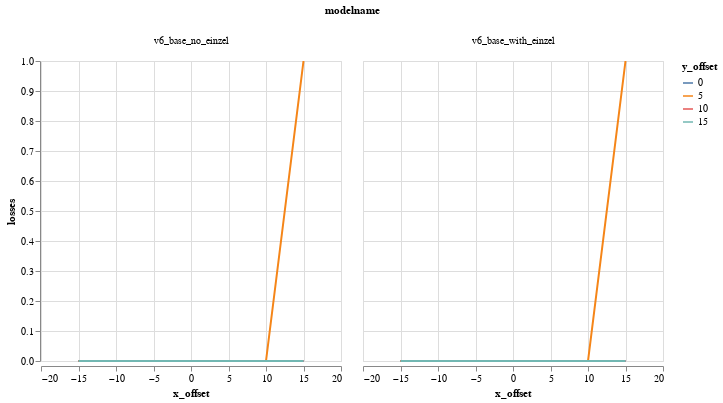

The notebook cell saved with this chart:
### Code cell
alt.Chart(DATA).mark_line().encode(
    column="modelname",
    color='y_offset:N',
    x='x_offset',
    y='losses',
)

### Figure 1 — Vega-Lite specification as saved in the notebook (floating-point values rounded to 4 significant figures)
{"$schema": "https://vega.github.io/schema/vega-lite/v1.2.1.json", "data": {"values": [{"Unnamed: 0": 0, "losses": 0, "modelname": "v6_base_no_einzel", "relbeta": 0.002308, "sourceID": 16777222, "sourceName": "x_-15_y_0", "x_emittance": 1.656, "x_emittance_rel": 1.021, "x_norm_emittance": 0.003823, "x_offset": -15, "y_emittance": 1.571, "y_emittance_rel": 0.9994, "y_norm_emittance": 0.003627, "y_offset": 0}, {"Unnamed: 0": 1, "losses": 0, "modelname": "v6_base_no_einzel", "relbeta": 0.002308, "sourceID": 16777229, "sourceName": "x_-15_y_5", "x_emittance": 1.624, "x_emittance_rel": 1.019, "x_norm_emittance": 0.003748, "x_offset": -15, "y_emittance": 1.598, "y_emittance_rel": 1.003, "y_norm_emittance": 0.003689, "y_offset": 5}, {"Unnamed: 0": 2, "losses": 0, "modelname": "v6_base_no_einzel", "relbeta": 0.002308, "sourceID": 16777236, "sourceName": "x_-15_y_10", "x_emittance": 1.651, "x_emittance_rel": 1.021, "x_norm_emittance": 0.003811, "x_offset": -15, "y_emittance": 1.607, "y_emittance_rel": 1.006, "y_norm_emittance": 0.00371, "y_offset": 10}, {"Unnamed: 0": 3, "losses": 0, "modelname": "v6_base_no_einzel", "relbeta": 0.002308, "sourceID": 16777243, "sourceName": "x_-15_y_15", "x_emittance": 1.737, "x_emittance_rel": 1.04, "x_norm_emittance": 0.00401, "x_offset": -15, "y_emittance": 1.665, "y_emittance_rel": 1.002, "y_norm_emittance": 0.003842, "y_offset": 15}, {"Unnamed: 0": 4, "losses": 0, "modelname": "v6_base_no_einzel", "relbeta": 0.002308, "sourceID": 16777220, "sourceName": "x_-10_y_0", "x_emittance": 1.594, "x_emittance_rel": 1.001, "x_norm_emittance": 0.003681, "x_offset": -10, "y_emittance": 1.552, "y_emittance_rel": 0.9996, "y_norm_emittance": 0.003583, "y_offset": 0}, {"Unnamed: 0": 5, "losses": 0, "modelname": "v6_base_no_einzel", "relbeta": 0.002308, "sourceID": 16777227, "sourceName": "x_-10_y_5", "x_emittance": 1.609, "x_emittance_rel": 0.9974, "x_norm_emittance": 0.003714, "x_offset": -10, "y_emittance": 1.582, "y_emittance_rel": 1.001, "y_norm_emittance": 0.003652, "y_offset": 5}, {"Unnamed: 0": 6, "losses": 0, "modelname": "v6_base_no_einzel", "relbeta": 0.002308, "sourceID": 16777234, "sourceName": "x_-10_y_10", "x_emittance": 1.488, "x_emittance_rel": 1.001, "x_norm_emittance": 0.003435, "x_offset": -10, "y_emittance": 1.669, "y_emittance_rel": 1.002, "y_norm_emittance": 0.003854, "y_offset": 10}, {"Unnamed: 0": 7, "losses": 0, "modelname": "v6_base_no_einzel", "relbeta": 0.002308, "sourceID": 16777241, "sourceName": "x_-10_y_15", "x_emittance": 1.454, "x_emittance_rel": 1.003, "x_norm_emittance": 0.003356, "x_offset": -10, "y_emittance": 1.636, "y_emittance_rel": 1.001, "y_norm_emittance": 0.003776, "y_offset": 15}, {"Unnamed: 0": 8, "losses": 0, "modelname": "v6_base_no_einzel", "relbeta": 0.002308, "sourceID": 16777218, "sourceName": "x_-5_y_0", "x_emittance": 1.679, "x_emittance_rel": 1.001, "x_norm_emittance": 0.003875, "x_offset": -5, "y_emittance": 1.718, "y_emittance_rel": 1.0, "y_norm_emittance": 0.003966, "y_offset": 0}, {"Unnamed: 0": 9, "losses": 0, "modelname": "v6_base_no_einzel", "relbeta": 0.002308, "sourceID": 16777225, "sourceName": "x_-5_y_5", "x_emittance": 1.525, "x_emittance_rel": 1.001, "x_norm_emittance": 0.003521, "x_offset": -5, "y_emittance": 1.63, "y_emittance_rel": 1.002, "y_norm_emittance": 0.003762, "y_offset": 5}, {"Unnamed: 0": 10, "losses": 0, "modelname": "v6_base_no_einzel", "relbeta": 0.002308, "sourceID": 16777232, "sourceName": "x_-5_y_10", "x_emittance": 1.517, "x_emittance_rel": 1.004, "x_norm_emittance": 0.003503, "x_offset": -5, "y_emittance": 1.553, "y_emittance_rel": 1.005, "y_norm_emittance": 0.003584, "y_offset": 10}, {"Unnamed: 0": 11, "losses": 0, "modelname": "v6_base_no_einzel", "relbeta": 0.002308, "sourceID": 16777239, "sourceName": "x_-5_y_15", "x_emittance": 1.711, "x_emittance_rel": 1.011, "x_norm_emittance": 0.003949, "x_offset": -5, "y_emittance": 1.513, "y_emittance_rel": 1.006, "y_norm_emittance": 0.003493, "y_offset": 15}, {"Unnamed: 0": 12, "losses": 0, "modelname": "v6_base_no_einzel", "relbeta": 0.002308, "sourceID": 16777216, "sourceName": "x_0_y_0", "x_emittance": 1.542, "x_emittance_rel": 1.001, "x_norm_emittance": 0.00356, "x_offset": 0, "y_emittance": 1.537, "y_emittance_rel": 1.0, "y_norm_emittance": 0.003548, "y_offset": 0}, {"Unnamed: 0": 13, "losses": 0, "modelname": "v6_base_no_einzel", "relbeta": 0.002308, "sourceID": 16777223, "sourceName": "x_0_y_5", "x_emittance": 1.539, "x_emittance_rel": 0.9989, "x_norm_emittance": 0.003552, "x_offset": 0, "y_emittance": 1.544, "y_emittance_rel": 1.006, "y_norm_emittance": 0.003564, "y_offset": 5}, {"Unnamed: 0": 14, "losses": 0, "modelname": "v6_base_no_einzel", "relbeta": 0.002308, "sourceID": 16777230, "sourceName": "x_0_y_10", "x_emittance": 1.421, "x_emittance_rel": 1.013, "x_norm_emittance": 0.00328, "x_offset": 0, "y_emittance": 1.488, "y_emittance_rel": 1.009, "y_norm_emittance": 0.003435, "y_offset": 10}, {"Unnamed: 0": 15, "losses": 0, "modelname": "v6_base_no_einzel", "relbeta": 0.002308, "sourceID": 16777237, "sourceName": "x_0_y_15", "x_emittance": 1.825, "x_emittance_rel": 1.032, "x_norm_emittance": 0.004213, "x_offset": 0, "y_emittance": 1.666, "y_emittance_rel": 1.033, "y_norm_emittance": 0.003846, "y_offset": 15}, {"Unnamed: 0": 16, "losses": 0, "modelname": "v6_base_no_einzel", "relbeta": 0.002308, "sourceID": 16777217, "sourceName": "x_5_y_0", "x_emittance": 1.559, "x_emittance_rel": 1.006, "x_norm_emittance": 0.003598, "x_offset": 5, "y_emittance": 1.677, "y_emittance_rel": 1.002, "y_norm_emittance": 0.003872, "y_offset": 0}, {"Unnamed: 0": 17, "losses": 0, "modelname": "v6_base_no_einzel", "relbeta": 0.002308, "sourceID": 16777224, "sourceName": "x_5_y_5", "x_emittance": 1.616, "x_emittance_rel": 1.009, "x_norm_emittance": 0.003731, "x_offset": 5, "y_emittance": 1.479, "y_emittance_rel": 1.004, "y_norm_emittance": 0.003414, "y_offset": 5}, {"Unnamed: 0": 18, "losses": 0, "modelname": "v6_base_no_einzel", "relbeta": 0.002308, "sourceID": 16777231, "sourceName": "x_5_y_10", "x_emittance": 1.529, "x_emittance_rel": 1.045, "x_norm_emittance": 0.003529, "x_offset": 5, "y_emittance": 1.598, "y_emittance_rel": 1.003, "y_norm_emittance": 0.00369, "y_offset": 10}, {"Unnamed: 0": 19, "losses": 0, "modelname": "v6_base_no_einzel", "relbeta": 0.002308, "sourceID": 16777238, "sourceName": "x_5_y_15", "x_emittance": 1.68, "x_emittance_rel": 1.051, "x_norm_emittance": 0.003879, "x_offset": 5, "y_emittance": 1.611, "y_emittance_rel": 1.024, "y_norm_emittance": 0.003719, "y_offset": 15}, {"Unnamed: 0": 20, "losses": 0, "modelname": "v6_base_no_einzel", "relbeta": 0.002308, "sourceID": 16777219, "sourceName": "x_10_y_0", "x_emittance": 1.562, "x_emittance_rel": 1.028, "x_norm_emittance": 0.003607, "x_offset": 10, "y_emittance": 1.603, "y_emittance_rel": 1.002, "y_norm_emittance": 0.0037, "y_offset": 0}, {"Unnamed: 0": 21, "losses": 0, "modelname": "v6_base_no_einzel", "relbeta": 0.002308, "sourceID": 16777226, "sourceName": "x_10_y_5", "x_emittance": 1.475, "x_emittance_rel": 1.019, "x_norm_emittance": 0.003404, "x_offset": 10, "y_emittance": 1.498, "y_emittance_rel": 0.9944, "y_norm_emittance": 0.003458, "y_offset": 5}, {"Unnamed: 0": 22, "losses": 0, "modelname": "v6_base_no_einzel", "relbeta": 0.002308, "sourceID": 16777233, "sourceName": "x_10_y_10", "x_emittance": 1.858, "x_emittance_rel": 1.066, "x_norm_emittance": 0.004288, "x_offset": 10, "y_emittance": 1.645, "y_emittance_rel": 1.02, "y_norm_emittance": 0.003796, "y_offset": 10}, {"Unnamed: 0": 23, "losses": 0, "modelname": "v6_base_no_einzel", "relbeta": 0.002308, "sourceID": 16777240, "sourceName": "x_10_y_15", "x_emittance": 1.689, "x_emittance_rel": 1.074, "x_norm_emittance": 0.003899, "x_offset": 10, "y_emittance": 1.546, "y_emittance_rel": 1.023, "y_norm_emittance": 0.003568, "y_offset": 15}, {"Unnamed: 0": 24, "losses": 0, "modelname": "v6_base_no_einzel", "relbeta": 0.002308, "sourceID": 16777221, "sourceName": "x_15_y_0", "x_emittance": 1.726, "x_emittance_rel": 1.152, "x_norm_emittance": 0.003985, "x_offset": 15, "y_emittance": 1.581, "y_emittance_rel": 1.002, "y_norm_emittance": 0.003651, "y_offset": 0}, {"Unnamed: 0": 25, "losses": 1, "modelname": "v6_base_no_einzel", "relbeta": 0.002308, "sourceID": 16777228, "sourceName": "x_15_y_5", "x_emittance": 1.722, "x_emittance_rel": 1.096, "x_norm_emittance": 0.003976, "x_offset": 15, "y_emittance": 1.487, "y_emittance_rel": 1.001, "y_norm_emittance": 0.003432, "y_offset": 5}, {"Unnamed: 0": 26, "losses": 0, "modelname": "v6_base_no_einzel", "relbeta": 0.002308, "sourceID": 16777235, "sourceName": "x_15_y_10", "x_emittance": 1.751, "x_emittance_rel": 1.079, "x_norm_emittance": 0.004042, "x_offset": 15, "y_emittance": 1.638, "y_emittance_rel": 1.014, "y_norm_emittance": 0.003781, "y_offset": 10}, {"Unnamed: 0": 27, "losses": 0, "modelname": "v6_base_no_einzel", "relbeta": 0.002308, "sourceID": 16777242, "sourceName": "x_15_y_15", "x_emittance": 1.686, "x_emittance_rel": 1.113, "x_norm_emittance": 0.003893, "x_offset": 15, "y_emittance": 1.671, "y_emittance_rel": 1.052, "y_norm_emittance": 0.003857, "y_offset": 15}, {"Unnamed: 0": 0, "losses": 0, "modelname": "v6_base_with_einzel", "relbeta": 0.002308, "sourceID": 16777222, "sourceName": "x_-15_y_0", "x_emittance": 1.654, "x_emittance_rel": 1.02, "x_norm_emittance": 0.003819, "x_offset": -15, "y_emittance": 1.572, "y_emittance_rel": 0.9998, "y_norm_emittance": 0.003629, "y_offset": 0}, {"Unnamed: 0": 1, "losses": 0, "modelname": "v6_base_with_einzel", "relbeta": 0.002308, "sourceID": 16777229, "sourceName": "x_-15_y_5", "x_emittance": 1.623, "x_emittance_rel": 1.018, "x_norm_emittance": 0.003746, "x_offset": -15, "y_emittance": 1.59, "y_emittance_rel": 0.9977, "y_norm_emittance": 0.003671, "y_offset": 5}, {"Unnamed: 0": 2, "losses": 0, "modelname": "v6_base_with_einzel", "relbeta": 0.002308, "sourceID": 16777236, "sourceName": "x_-15_y_10", "x_emittance": 1.649, "x_emittance_rel": 1.02, "x_norm_emittance": 0.003806, "x_offset": -15, "y_emittance": 1.596, "y_emittance_rel": 0.9997, "y_norm_emittance": 0.003685, "y_offset": 10}, {"Unnamed: 0": 3, "losses": 0, "modelname": "v6_base_with_einzel", "relbeta": 0.002308, "sourceID": 16777243, "sourceName": "x_-15_y_15", "x_emittance": 1.72, "x_emittance_rel": 1.029, "x_norm_emittance": 0.00397, "x_offset": -15, "y_emittance": 1.661, "y_emittance_rel": 0.9994, "y_norm_emittance": 0.003834, "y_offset": 15}, {"Unnamed: 0": 4, "losses": 0, "modelname": "v6_base_with_einzel", "relbeta": 0.002308, "sourceID": 16777220, "sourceName": "x_-10_y_0", "x_emittance": 1.593, "x_emittance_rel": 1.001, "x_norm_emittance": 0.003678, "x_offset": -10, "y_emittance": 1.556, "y_emittance_rel": 1.002, "y_norm_emittance": 0.003592, "y_offset": 0}, {"Unnamed: 0": 5, "losses": 0, "modelname": "v6_base_with_einzel", "relbeta": 0.002308, "sourceID": 16777227, "sourceName": "x_-10_y_5", "x_emittance": 1.606, "x_emittance_rel": 0.9959, "x_norm_emittance": 0.003708, "x_offset": -10, "y_emittance": 1.583, "y_emittance_rel": 1.002, "y_norm_emittance": 0.003655, "y_offset": 5}, {"Unnamed: 0": 6, "losses": 0, "modelname": "v6_base_with_einzel", "relbeta": 0.002308, "sourceID": 16777234, "sourceName": "x_-10_y_10", "x_emittance": 1.497, "x_emittance_rel": 1.007, "x_norm_emittance": 0.003456, "x_offset": -10, "y_emittance": 1.679, "y_emittance_rel": 1.008, "y_norm_emittance": 0.003876, "y_offset": 10}, {"Unnamed: 0": 7, "losses": 0, "modelname": "v6_base_with_einzel", "relbeta": 0.002308, "sourceID": 16777241, "sourceName": "x_-10_y_15", "x_emittance": 1.467, "x_emittance_rel": 1.012, "x_norm_emittance": 0.003386, "x_offset": -10, "y_emittance": 1.644, "y_emittance_rel": 1.006, "y_norm_emittance": 0.003796, "y_offset": 15}, {"Unnamed: 0": 8, "losses": 0, "modelname": "v6_base_with_einzel", "relbeta": 0.002308, "sourceID": 16777218, "sourceName": "x_-5_y_0", "x_emittance": 1.681, "x_emittance_rel": 1.002, "x_norm_emittance": 0.003879, "x_offset": -5, "y_emittance": 1.722, "y_emittance_rel": 1.002, "y_norm_emittance": 0.003974, "y_offset": 0}, {"Unnamed: 0": 9, "losses": 0, "modelname": "v6_base_with_einzel", "relbeta": 0.002308, "sourceID": 16777225, "sourceName": "x_-5_y_5", "x_emittance": 1.537, "x_emittance_rel": 1.009, "x_norm_emittance": 0.003547, "x_offset": -5, "y_emittance": 1.642, "y_emittance_rel": 1.01, "y_norm_emittance": 0.00379, "y_offset": 5}, {"Unnamed: 0": 10, "losses": 0, "modelname": "v6_base_with_einzel", "relbeta": 0.002308, "sourceID": 16777232, "sourceName": "x_-5_y_10", "x_emittance": 1.542, "x_emittance_rel": 1.02, "x_norm_emittance": 0.003559, "x_offset": -5, "y_emittance": 1.578, "y_emittance_rel": 1.021, "y_norm_emittance": 0.003642, "y_offset": 10}, {"Unnamed: 0": 11, "losses": 0, "modelname": "v6_base_with_einzel", "relbeta": 0.002308, "sourceID": 16777239, "sourceName": "x_-5_y_15", "x_emittance": 1.76, "x_emittance_rel": 1.041, "x_norm_emittance": 0.004063, "x_offset": -5, "y_emittance": 1.548, "y_emittance_rel": 1.029, "y_norm_emittance": 0.003574, "y_offset": 15}, {"Unnamed: 0": 12, "losses": 0, "modelname": "v6_base_with_einzel", "relbeta": 0.002308, "sourceID": 16777216, "sourceName": "x_0_y_0", "x_emittance": 1.543, "x_emittance_rel": 1.002, "x_norm_emittance": 0.003561, "x_offset": 0, "y_emittance": 1.537, "y_emittance_rel": 1.0, "y_norm_emittance": 0.003548, "y_offset": 0}, {"Unnamed: 0": 13, "losses": 0, "modelname": "v6_base_with_einzel", "relbeta": 0.002308, "sourceID": 16777223, "sourceName": "x_0_y_5", "x_emittance": 1.545, "x_emittance_rel": 1.003, "x_norm_emittance": 0.003565, "x_offset": 0, "y_emittance": 1.559, "y_emittance_rel": 1.016, "y_norm_emittance": 0.003599, "y_offset": 5}, {"Unnamed: 0": 14, "losses": 0, "modelname": "v6_base_with_einzel", "relbeta": 0.002308, "sourceID": 16777230, "sourceName": "x_0_y_10", "x_emittance": 1.446, "x_emittance_rel": 1.03, "x_norm_emittance": 0.003337, "x_offset": 0, "y_emittance": 1.522, "y_emittance_rel": 1.031, "y_norm_emittance": 0.003512, "y_offset": 10}, {"Unnamed: 0": 15, "losses": 0, "modelname": "v6_base_with_einzel", "relbeta": 0.002308, "sourceID": 16777237, "sourceName": "x_0_y_15", "x_emittance": 1.92, "x_emittance_rel": 1.086, "x_norm_emittance": 0.004432, "x_offset": 0, "y_emittance": 1.767, "y_emittance_rel": 1.096, "y_norm_emittance": 0.004078, "y_offset": 15}, {"Unnamed: 0": 16, "losses": 0, "modelname": "v6_base_with_einzel", "relbeta": 0.002308, "sourceID": 16777217, "sourceName": "x_5_y_0", "x_emittance": 1.562, "x_emittance_rel": 1.008, "x_norm_emittance": 0.003606, "x_offset": 5, "y_emittance": 1.682, "y_emittance_rel": 1.005, "y_norm_emittance": 0.003883, "y_offset": 0}, {"Unnamed: 0": 17, "losses": 0, "modelname": "v6_base_with_einzel", "relbeta": 0.002308, "sourceID": 16777224, "sourceName": "x_5_y_5", "x_emittance": 1.632, "x_emittance_rel": 1.019, "x_norm_emittance": 0.003767, "x_offset": 5, "y_emittance": 1.493, "y_emittance_rel": 1.013, "y_norm_emittance": 0.003446, "y_offset": 5}, {"Unnamed: 0": 18, "losses": 0, "modelname": "v6_base_with_einzel", "relbeta": 0.002308, "sourceID": 16777231, "sourceName": "x_5_y_10", "x_emittance": 1.577, "x_emittance_rel": 1.078, "x_norm_emittance": 0.003641, "x_offset": 5, "y_emittance": 1.623, "y_emittance_rel": 1.019, "y_norm_emittance": 0.003747, "y_offset": 10}, {"Unnamed: 0": 19, "losses": 0, "modelname": "v6_base_with_einzel", "relbeta": 0.002308, "sourceID": 16777238, "sourceName": "x_5_y_15", "x_emittance": 1.781, "x_emittance_rel": 1.115, "x_norm_emittance": 0.004112, "x_offset": 5, "y_emittance": 1.709, "y_emittance_rel": 1.086, "y_norm_emittance": 0.003946, "y_offset": 15}, {"Unnamed: 0": 20, "losses": 0, "modelname": "v6_base_with_einzel", "relbeta": 0.002308, "sourceID": 16777219, "sourceName": "x_10_y_0", "x_emittance": 1.565, "x_emittance_rel": 1.03, "x_norm_emittance": 0.003613, "x_offset": 10, "y_emittance": 1.608, "y_emittance_rel": 1.005, "y_norm_emittance": 0.003712, "y_offset": 0}, {"Unnamed: 0": 21, "losses": 0, "modelname": "v6_base_with_einzel", "relbeta": 0.002308, "sourceID": 16777226, "sourceName": "x_10_y_5", "x_emittance": 1.489, "x_emittance_rel": 1.029, "x_norm_emittance": 0.003438, "x_offset": 10, "y_emittance": 1.502, "y_emittance_rel": 0.997, "y_norm_emittance": 0.003468, "y_offset": 5}, {"Unnamed: 0": 22, "losses": 0, "modelname": "v6_base_with_einzel", "relbeta": 0.002308, "sourceID": 16777233, "sourceName": "x_10_y_10", "x_emittance": 1.937, "x_emittance_rel": 1.112, "x_norm_emittance": 0.004472, "x_offset": 10, "y_emittance": 1.701, "y_emittance_rel": 1.055, "y_norm_emittance": 0.003926, "y_offset": 10}, {"Unnamed: 0": 23, "losses": 0, "modelname": "v6_base_with_einzel", "relbeta": 0.002308, "sourceID": 16777240, "sourceName": "x_10_y_15", "x_emittance": 1.796, "x_emittance_rel": 1.142, "x_norm_emittance": 0.004145, "x_offset": 10, "y_emittance": 1.633, "y_emittance_rel": 1.08, "y_norm_emittance": 0.00377, "y_offset": 15}, {"Unnamed: 0": 24, "losses": 0, "modelname": "v6_base_with_einzel", "relbeta": 0.002308, "sourceID": 16777221, "sourceName": "x_15_y_0", "x_emittance": 1.733, "x_emittance_rel": 1.157, "x_norm_emittance": 0.004001, "x_offset": 15, "y_emittance": 1.585, "y_emittance_rel": 1.005, "y_norm_emittance": 0.00366, "y_offset": 0}, {"Unnamed: 0": 25, "losses": 1, "modelname": "v6_base_with_einzel", "relbeta": 0.002308, "sourceID": 16777228, "sourceName": "x_15_y_5", "x_emittance": 1.739, "x_emittance_rel": 1.106, "x_norm_emittance": 0.004015, "x_offset": 15, "y_emittance": 1.495, "y_emittance_rel": 1.006, "y_norm_emittance": 0.003452, "y_offset": 5}, {"Unnamed: 0": 26, "losses": 0, "modelname": "v6_base_with_einzel", "relbeta": 0.002308, "sourceID": 16777235, "sourceName": "x_15_y_10", "x_emittance": 1.788, "x_emittance_rel": 1.102, "x_norm_emittance": 0.004129, "x_offset": 15, "y_emittance": 1.683, "y_emittance_rel": 1.042, "y_norm_emittance": 0.003886, "y_offset": 10}, {"Unnamed: 0": 27, "losses": 0, "modelname": "v6_base_with_einzel", "relbeta": 0.002308, "sourceID": 16777242, "sourceName": "x_15_y_15", "x_emittance": 1.799, "x_emittance_rel": 1.187, "x_norm_emittance": 0.004153, "x_offset": 15, "y_emittance": 1.786, "y_emittance_rel": 1.125, "y_norm_emittance": 0.004123, "y_offset": 15}]}, "encoding": {"color": {"field": "y_offset", "type": "nominal"}, "column": {"field": "modelname", "type": "nominal"}, "x": {"field": "x_offset", "type": "quantitative"}, "y": {"field": "losses", "type": "quantitative"}}, "mark": "line"}
